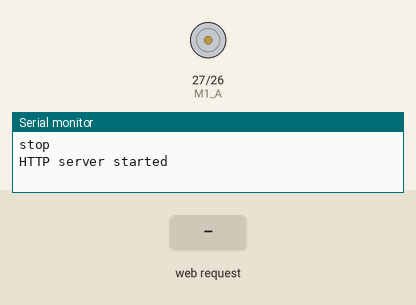
This sketch was run on a simulated ESP32. On the bench: motor-driver pin pairs drawn as motors (green arrow = first pin HIGH = forward, orange = second pin HIGH = backward, longer = more drive), the last lines printed to the serial monitor. The inputs (shaded band) are chosen by the test bench.

Above: at 1.5 s.
1.6 s: HTTP request GET /forward received
At 2.5 s:
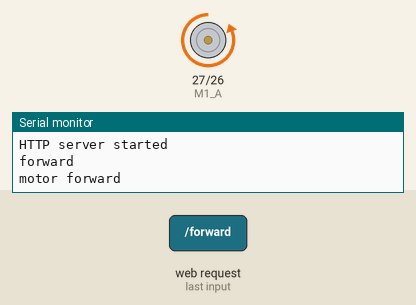
3.1 s: HTTP request GET /backward received
At 3.6 s:
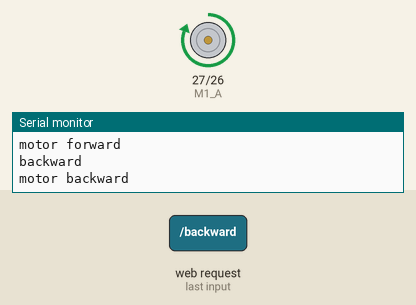
4.6 s: HTTP request GET / received
At 5.9 s:
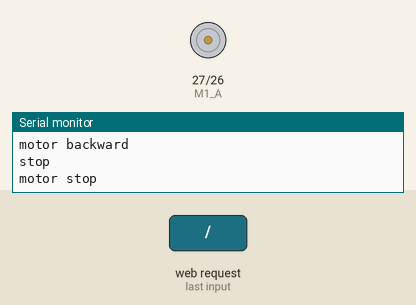
Timing chart, 0 to 7.6 s (numbered marks = the images above; inputs shaded):
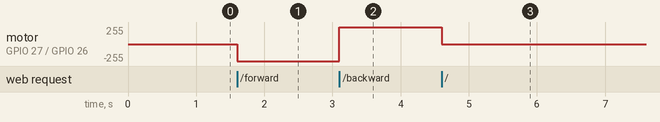

Measured:
- after the input at 1.6 s, motor on GPIO 27 (M1_A) / GPIO 26 (M1_B): stopped → backward 255/255 at once
- after the input at 3.1 s, motor on GPIO 27 (M1_A) / GPIO 26 (M1_B): backward 255/255 → forward 255/255 at once
- after the input at 4.6 s, motor on GPIO 27 (M1_A) / GPIO 26 (M1_B): forward 255/255 → stopped at once

The sketch:

109_esp32_webserver_AP_mode.ino
```cpp
// (licence header left out)
#include <WiFi.h>
#include <WebServer.h>

#define M1_B    26
#define M1_A    27

#define FORWARD   1
#define BACKWARD  2
#define STOP      3

/* Put your SSID & Password */
const char* ssid = "esp32";  // Enter SSID here
const char* password = "123456789";  //Enter Password here

/* Put IP Address details */
IPAddress local_ip(192,168,1,1);
IPAddress gateway(192,168,1,1);
IPAddress subnet(255,255,255,0);

int motor_status = STOP;

WebServer server(80);

void go_forward(){
  Serial.println("forward");
  digitalWrite(M1_A, LOW);
  digitalWrite(M1_B, HIGH);
}

void go_backward(){
  Serial.println("backward");
  digitalWrite(M1_A, HIGH);
  digitalWrite(M1_B, LOW);
}

void stop(){
  Serial.println("stop");
  digitalWrite(M1_A, LOW);
  digitalWrite(M1_B, LOW);
  delay(200);
}

void setup() {
  Serial.begin(115200);

  pinMode(M1_A, OUTPUT);
  pinMode(M1_B, OUTPUT);
  stop();

  WiFi.softAP(ssid, password);
  WiFi.softAPConfig(local_ip, gateway, subnet);
  delay(100);

  server.on("/", handle_OnConnect);
  server.on("/forward", handle_forward);
  server.on("/backward", handle_backward);
  server.on("/stop", handle_stop);
  server.onNotFound(handle_NotFound);

  server.begin();
  Serial.println("HTTP server started");
}
void loop() {
  server.handleClient();
}

void handle_OnConnect() {
  stop();
  Serial.println("motor stop");
  server.send(200, "text/html", SendHTML(motor_status));
}

void handle_forward() {
  go_forward();
  motor_status = FORWARD;
  Serial.println("motor forward");
  server.send(200, "text/html", SendHTML(motor_status));
}

void handle_backward() {
  go_backward();
  motor_status = BACKWARD;
  Serial.println("motor backward");
  server.send(200, "text/html", SendHTML(motor_status));
}

void handle_stop() {
  stop();
  motor_status = STOP;
  Serial.println("motor stop");
  server.send(200, "text/html", SendHTML(motor_status));
}

void handle_NotFound(){
  server.send(404, "text/plain", "Not found");
}

String SendHTML(uint8_t motor_status){
  String ptr = "<!DOCTYPE html> <html>\n";
  ptr +="<head><meta name=\"viewport\" content=\"width=device-width, initial-scale=1.0, user-scalable=no\">\n";
  ptr +="<title>LED Control</title>\n";
  ptr +="<style>html { font-family: Helvetica; display: inline-block; margin: 0px auto; text-align: center;}\n";
  ptr +="body{margin-top: 50px;} h1 {color: #444444;margin: 50px auto 30px;} h3 {color: #444444;margin-bottom: 50px;}\n";
  ptr +=".button {display: block;width: 80px;background-color: #3498db;border: none;color: white;padding: 13px 30px;text-decoration: none;font-size: 25px;margin: 0px auto 35px;cursor: pointer;border-radius: 4px;}\n";
  ptr +=".button-on {background-color: #3498db;}\n";
  ptr +=".button-on:active {background-color: #2980b9;}\n";
  ptr +=".button-off {background-color: #34495e;}\n";
  ptr +=".button-off:active {background-color: #2c3e50;}\n";
  ptr +="p {font-size: 14px;color: #888;margin-bottom: 10px;}\n";
  ptr +="</style>\n";
  ptr +="</head>\n";
  ptr +="<body>\n";
  ptr +="<h1>ESP32 Web Server</h1>\n";
  ptr +="<h3>Using Access Point(AP) Mode</h3>\n";

  switch(motor_status){
    case 1:
      {ptr +="<p>Motor forward</p><a class=\"button button-on\" href=\"/forward\">ON</a>\n";}
      {ptr +="<p>Motor backward</p><a class=\"button button-off\" href=\"/backward\">OFF</a>\n";}
      {ptr +="<p>stop</p><a class=\"button button-off\" href=\"/stop\">OFF</a>\n";}
      break;
    case 2:
      {ptr +="<p>Motor forward</p><a class=\"button button-off\" href=\"/forward\">OFF</a>\n";}
      {ptr +="<p>Motor backward</p><a class=\"button button-on\" href=\"/backward\">ON</a>\n";}
      {ptr +="<p>stop</p><a class=\"button button-off\" href=\"/stop\">OFF</a>\n";}
      break;
    case 3:
      {ptr +="<p>Motor forward</p><a class=\"button button-off\" href=\"/forward\">OFF</a>\n";}
      {ptr +="<p>Motor backward</p><a class=\"button button-off\" href=\"/backward\">OFF</a>\n";}
      {ptr +="<p>stop</p><a class=\"button button-on\" href=\"/stop\">ON</a>\n";}
      break;
  }
  ptr +="</body>\n";
  ptr +="</html>\n";
  return ptr;
}
```
